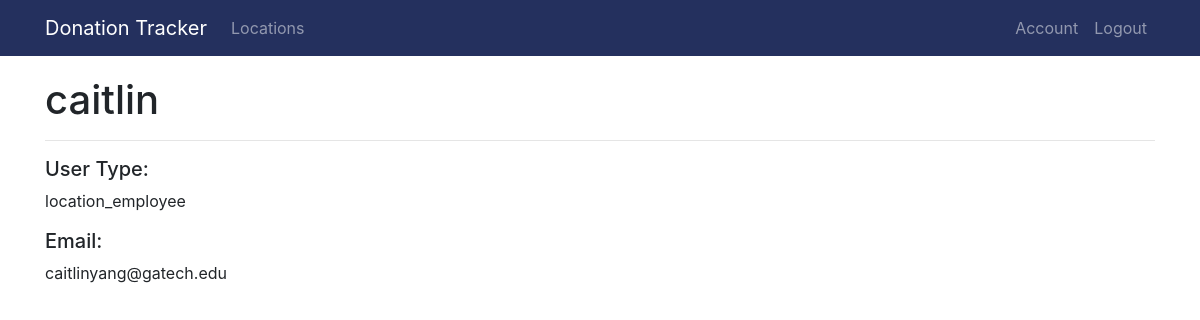
Page /account (signed in) on the committed database.
### donationTracker/models.py (models this page shows, shortened)
class User(db.Model, UserMixin):
    id = db.Column(db.Integer, primary_key=True)
    username = db.Column(db.String(20), unique=True, nullable=False)
    email = db.Column(db.String(120), unique=True, nullable=False)
    password = db.Column(db.String(60), nullable=False)
    user_type = db.Column(db.String(20), nullable = False)

### donationTracker/routes.py (the view)
@app.route('/account')
@login_required
def account():
    return render_template('account.html', title="Account")

### donationTracker/models.py (called while the page is built)
@login_manager.user_loader
def load_user(user_id):
    return User.query.get(int(user_id))

### donationTracker/templates/account.html
{% extends "layout.html" %}
{% block content %}
    <h1>{{ current_user.username }}</h1>
    <hr>
    <h5>User Type:</h5>
    <p>{{ current_user.user_type}}</p>
    <h5>Email:</h5>
    <p>{{ current_user.email }}</p>
{% endblock content %}

### rows in the picture
User: username "caitlin", user_type "location_employee", email "caitlinyang@gatech.edu"
